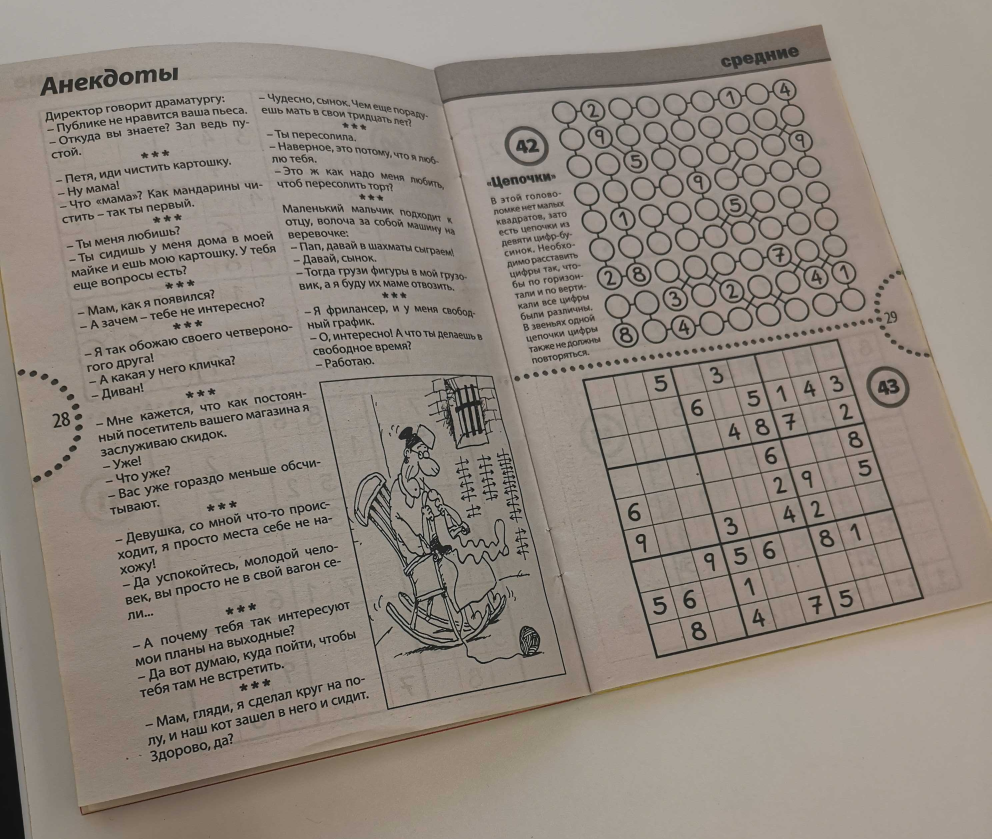
#> input picture Homework_2/train/train_0.jpg, 2976 x 2517 px (shown at 1/3 size); its folder holds only this picture in this run
$ jupyter execute --allow-errors HW2_handle.ipynb
#> lines starting #> are read from the running program, lines starting #| are printed output that depends on the picture; after the words box and inside, x2 and y2 are one past the last pixel; in counts of white or black regions, pixels touching at a corner belong together
# Task description
```
mask, digits = predict_image(img)

# example
digits = [
    np.array([[-1, -1, -1, -1, -1, -1, -1, -1, -1],
              [-1, -1, -1,  8,  9,  4, -1, -1, -1],
              [-1, -1, -1,  6, -1,  1, -1, -1, -1],
              [-1,  6,  5,  1, -1,  9,  7,  8, -1],
              [-1,  1, -1, -1, -1, -1, -1,  3, -1],
              [-1,  3,  9,  4, -1,  5,  6,  1, -1],
              [-1, -1, -1,  8, -1,  2, -1, -1, -1],
              [-1, -1, -1,  9,  1,  3, -1, -1, -1],
              [-1, -1, -1, -1, -1, -1, -1, -1, -1]]),
]
```

## What should we take into account
- folded pages
- some cells of the puzzle may be hidden
- May be the case when to edges are not in the image
- more than 1 puzzle in image
- some cells of sudoku can be gray-colored
- when warp puzzle, consider its orientation

[cell 1]
import joblib
from pathlib import Path
import glob
import re

import numpy as np
from numpy import logical_and as land
from numpy import logical_not as lnot
from skimage.feature import canny
from skimage.transform import rescale, ProjectiveTransform, warp
from skimage.morphology import dilation, disk
import cv2 as cv
import matplotlib.pyplot as plt

import torch
import random
import numpy as np

random.seed(0)
np.random.seed(0)
torch.manual_seed(0)
#> (this line was passed over: torch is not available in this run)
torch.cuda.manual_seed(0)
#> (this line was passed over: torch is not available in this run)
torch.backends.cudnn.deterministic = True
from torchvision import transforms

from imutils.perspective import four_point_transform
from skimage.segmentation import clear_border
import imutils

#> (the rest of this cell did not finish here and is left out)

## Global variables and functions

[cell 2]
PROJ_PATH = Path('/home/dendenmushi/projects/Intro2CV_course/Homework_2')
IMAGES_PATH = PROJ_PATH/'images'
TRAIN_PATH = PROJ_PATH/'train'
TRAIN_IMG_NAMES = glob.glob(str(TRAIN_PATH/'*.jpg'))
TRAIN_IMG_NAMES.sort(key = lambda x: re.findall('\d+', x)[-1])

SCALE = 0.33

# Find puzzle boundaries

[cell 3]
class LeNet5(torch.nn.Module):
    def __init__(self):
        super(LeNet5, self).__init__()

        self.conv1 = torch.nn.Conv2d(
            in_channels=1, out_channels=6, kernel_size=5, padding=2)
        self.act1  = torch.nn.Tanh()
        self.pool1 = torch.nn.AvgPool2d(kernel_size=2, stride=2)

        self.conv2 = torch.nn.Conv2d(
            in_channels=6, out_channels=16, kernel_size=5, padding=0)
        self.act2  = torch.nn.Tanh()
        self.pool2 = torch.nn.AvgPool2d(kernel_size=2, stride=2)

        self.fc1   = torch.nn.Linear(5 * 5 * 16, 120)
        self.act3  = torch.nn.Tanh()

        self.fc2   = torch.nn.Linear(120, 84)
        self.act4  = torch.nn.Tanh()

        self.fc3   = torch.nn.Linear(84, 10)

    # [19 lines left out: function forward, not called in this run]

#> (a cell that did not finish here is left out)

[cell 5]
def find_puzzle_mask( image: np.ndarray, debug: bool = False ):
    area_thr = 700*700
    rect_ratio_thresh = 0.7
    puzzle_areas_ratio_min = 0.7

    gray = cv.cvtColor(image, cv.COLOR_BGR2GRAY)
    blurred = cv.GaussianBlur(gray, (7, 7), 5)
    thresh = cv.adaptiveThreshold(blurred, 255,
        cv.ADAPTIVE_THRESH_MEAN_C, cv.THRESH_BINARY, 11, 2)
    thresh = cv.bitwise_not(thresh)
    open_kernel = np.ones((3,3))
    open_iters = 2

    thresh = cv.morphologyEx(thresh, cv.MORPH_OPEN, open_kernel, iterations=open_iters, borderType=cv.BORDER_CONSTANT)
    # To eliminate several contours in thick sudoku borders
    dilate_kernel = np.ones((3,3))
    dilate_iters = 5
    # thresh = cv.morphologyEx(thresh, cv.MORPH_DILATE, dilate_kernel, iterations=dilate_iters, borderType=cv.BORDER_CONSTANT)

    if debug:
        cv.namedWindow("Puzzle_Thresh", cv.WINDOW_NORMAL)
        cv.resizeWindow("Puzzle_Thresh", 600, 400)
        cv.imshow("Puzzle_Thresh", thresh)
    cnts, hierarchy = cv.findContours(thresh.copy(), cv.RETR_EXTERNAL,
        cv.CHAIN_APPROX_SIMPLE)

    cnts, hierarchy = zip(*((c, h) for c,h in zip(cnts,hierarchy[0]) if cv.contourArea(c) > area_thr))
    hierarchy = [hierarchy]

    if debug:
        det_cnts_img = image.copy()
        hulls = [cv.convexHull(c) for c in cnts]
        det_cnts_img = cv.drawContours(det_cnts_img, hulls, -1, color=(0,150,255), thickness=3)
        det_cnts_img = cv.drawContours(det_cnts_img, cnts, -1, color=(0,255,255), thickness=3)
        cv.namedWindow("detected_contours", cv.WINDOW_NORMAL)
        cv.resizeWindow("detected_contours", 600, 400)
        cv.imshow("detected_contours", det_cnts_img)

    # cnts_imu = imutils.grab_contours(cnts)
    cnts_imu = sorted(cnts, key=cv.contourArea, reverse=True)
    puzzle_cnts = []
    puzzle_mask = None

    max_puzzle_area = cv.contourArea(cnts_imu[0])
    cnts_imu = list(filter(lambda c: cv.contourArea(c)/max_puzzle_area > puzzle_areas_ratio_min, cnts_imu) )

    for c in cnts_imu:
        peri = cv.arcLength(c, True)
        hull = cv.convexHull(c)
        approx = cv.approxPolyDP(hull, 0.02 * peri, closed=True)
        if len(approx) > 8:
            continue

        rect = cv.minAreaRect(c)
        center, dims, angle = rect
        box = cv.boxPoints(rect)
        box = np.int0(box)
        if min(dims)/max(dims) < rect_ratio_thresh:
            continue

        puzzle_cnts.append(hull)

    if debug:
        if len(puzzle_cnts) > 0:
            output = image.copy()
            cv.namedWindow("puzzle_outline", cv.WINDOW_NORMAL)
            cv.resizeWindow("puzzle_outline", 600, 400)
            cv.drawContours(output, puzzle_cnts, -1, (0, 255, 0), 2)
            cv.imshow("puzzle_outline", output)
        else:
            print('I have not found puzzle contour!')

    if len(puzzle_cnts) == 0 :
        return puzzle_mask, puzzle_cnts

    puzzle_mask = np.zeros_like(thresh)
    puzzle_mask = cv.fillPoly(puzzle_mask, puzzle_cnts, 255)


    # puzzle = four_point_transform(image, puzzle_cnts.reshape(4, 2))
    # warped = four_point_transform(gray, puzzle_cnts.reshape(4, 2))

    if debug:
        cv.namedWindow("puzzle_mask", cv.WINDOW_NORMAL)
        cv.resizeWindow("puzzle_mask", 600, 400)
        cv.imshow("puzzle_mask", puzzle_mask/255)
    # return a 2-tuple of puzzle in both RGB and grayscale
    return puzzle_mask/255, puzzle_cnts


# [20 lines left out: function warp_puzzles_denis, not called in this run]


def warp_puzzles( puzzle_contours, img_orig):

    warped_imgs = []

    for c in puzzle_contours:
        rect = cv.minAreaRect(c)

        box = cv.boxPoints(rect)
        box = np.int0(box)
        perimeter = cv.arcLength(c, True)
        epsilon = 0.01 * perimeter
        approx = cv.approxPolyDP(c,epsilon,True)
        if approx.shape[0] == 4:
            box = approx.reshape(4,-1)
        rect = np.zeros((4, 2), dtype = "float32")
        s = box.sum(axis = 1)
        rect[0] = box[np.argmin(s)]
        rect[2] = box[np.argmax(s)]
        diff = np.diff(box, axis = 1)
        rect[1] = box[np.argmin(diff)]
        rect[3] = box[np.argmax(diff)]
        (tl, tr, br, bl) = rect
        widthA = np.sqrt(((br[0] - bl[0]) ** 2) + ((br[1] - bl[1]) ** 2))
        widthB = np.sqrt(((tr[0] - tl[0]) ** 2) + ((tr[1] - tl[1]) ** 2))
        maxWidth = max(int(widthA), int(widthB))
        heightA = np.sqrt(((tr[0] - br[0]) ** 2) + ((tr[1] - br[1]) ** 2))
        heightB = np.sqrt(((tl[0] - bl[0]) ** 2) + ((tl[1] - bl[1]) ** 2))
        maxHeight = max(int(heightA), int(heightB))
        dst = np.array([[0, 0],[maxWidth - 1, 0],[maxWidth - 1, maxHeight - 1],[0, maxHeight - 1]], dtype = "float32")
        M = cv.getPerspectiveTransform(rect, dst)
        warped = cv.warpPerspective(img_orig, M, (maxWidth, maxHeight))
        warped_imgs.append(warped)

    return warped_imgs

def find_puzzle( img, debug=False ):
    puzzle_mask, puzzle_cnts = find_puzzle_mask(img, debug)
    return puzzle_mask, warp_puzzles( puzzle_cnts, img)


def find_cells(img, debug=False):
    """
    Find the cells of a sudoku grid
    """
    img_area = img.shape[0] * img.shape[1]

    contours, _ = cv.findContours(img, cv.RETR_TREE, cv.CHAIN_APPROX_SIMPLE)

    # Array containing the cropped cell image and its position in the grid
    cells = []
    for c in contours:
        area = cv.contourArea(c)

        # Approximate the contour in order to determine whether the contour is a quadrilateral
        peri = cv.arcLength(c, True)
        approx = cv.approxPolyDP(c, 0.017 * peri, True)

        # We are looking for a contour of a specific area in relation to the grid size
        # and that is roughly quadrilateral
        # We filter for areas that are too small or too large in relation to the whole image
        if area / img_area > 0.0001 and area / img_area < 0.02 and len(approx) == 4:
            # Using masking, we crop the cell into its own 28 by 28 pixel image
            mask = np.zeros_like(img)
            cv.drawContours(mask, [c], -1, 255, -1)

            (y, x) = np.where(mask == 255)

            (top_y, top_x) = (np.min(y), np.min(x))
            (bottom_y, bottom_x) = (np.max(y), np.max(x))
            cell = img[top_y : bottom_y + 1, top_x : bottom_x + 1]

            cell = cell.copy()
            cell = cv.resize(cell, (28, 28))

            # We also find the centroid of the cell in relation
            # to the grid
            M = cv.moments(c)
            cX = int(M["m10"] / M["m00"])
            cY = int(M["m01"] / M["m00"])

            cells.append(({"img": cell, "pos": (cX, cY)}))

    return cells


def find_cells_manual( warped_gray, debug=False ):
    assert len(warped_gray.shape) == 2

    h,w = warped_gray.shape
    h_cell = int(h / 9)
    w_cell = int(w / 9)
    win = 10
    print(h_cell, w_cell)
    cells = []
    for i in range(9):
        cells.append([])
        for j in range(9):
            begin = [h_cell*i, w_cell*j]
            end = [h_cell*(i+1), w_cell*(j+1)]
            cell_img = warped_gray[begin[0]+win:end[0]-win, begin[1]+win:end[1]-win].copy()
            cells[i].append(cell_img)

    return cells


def find_cells_digits(cells):
    model = LeNet5()
    model = model.to(device)
    model.load_state_dict(torch.load('mnist_net.pt', map_location=torch.device('cpu')))
    pred_thresh = 22
    empty_thr = 140
    non_empty_area_thr = 0.12

    digit_cells = np.full((9,9), -1)
    pred_vals = np.zeros((9,9))
    for i in range(9):
        for j in range(9):
            input = cv.bitwise_not(cells[i][j])
            h,w = input.shape
            area = len(np.where(cv.threshold(input, empty_thr, 255, cv.THRESH_BINARY)[1] > empty_thr)[0])/(h*w)
            # area = (cv.adaptiveThreshold(input, 255, cv.ADAPTIVE_THRESH_MEAN_C, cv.THRESH_BINARY, 11, 2).sum()/255)/(h*w)
            input = cv.resize(input, (28,28))
            input = cv.normalize(input, input, 0, 255, cv.NORM_MINMAX)

            input = trans(input)
            pred = model.forward(input[np.newaxis,...])
            maximum = pred.max()
            dig = np.where(pred == maximum)[1][0]
            if area > non_empty_area_thr :
                digit_cells[i,j] = dig
            # pred_vals[i,j] = maximum
            pred_vals[i,j] = str(round(area, 2))
    print(pred_vals.mean())
    return digit_cells, pred_vals

[cell 6]
PROJ_PATH / 'amogus'

[cell 7]
TRAIN_IMG_NAMES

[cell 8]
img = cv.imread(str(TRAIN_IMG_NAMES[0]))
#> img is the input picture: shape (2517, 2976, 3); mean B, G, R 126.5, 135.2, 144.3

[cell 9]
np.full((3,3), -1)

[cell 10]
fig, ax = plt.subplots()

ax.imshow(img);

[cell 11]
fig,ax = plt.subplots(3,3, figsize=(20,20))
for i, fname in enumerate(TRAIN_IMG_NAMES):
    img = cv.imread(fname)
    puzzle, _ = find_puzzle(img)
#> in find_puzzle_mask, `thresh = cv.adaptiveThreshold(blurred, 255, cv.ADAPTIVE_THRESH_MEAN_C,..`:
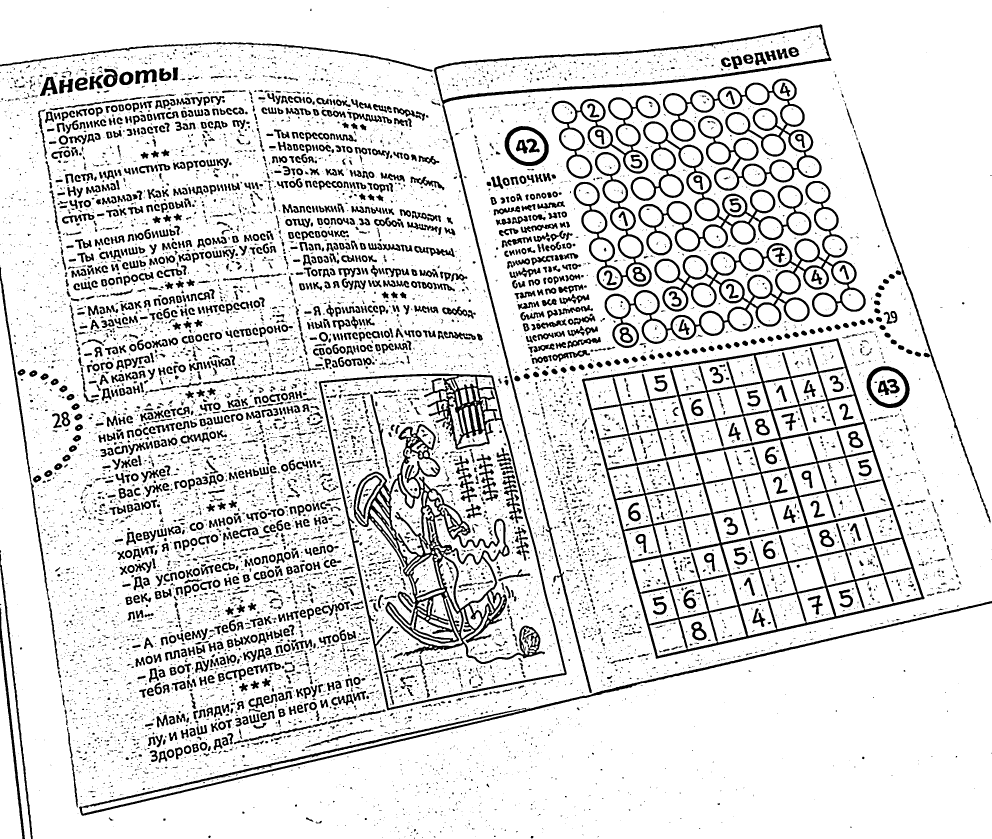
#> thresh: shape (2517, 2976) (shown at 1/3 size); 86.3% white; 13119 black regions (9435 under 20 px), largest, box (x1, y1, x2, y2) and area: (1745, 1015, 2774, 1977) 102079, (1061, 1272, 1635, 1992) 59990, (1814, 543, 2597, 1044) 43001
#> in find_puzzle_mask, `cnts, hierarchy = cv.findContours(thresh.copy(), cv.RETR_EXTERNAL, cv...`: cnts = 3516 contours, 335 with area under 20; largest, box (x1, y1, x2, y2) and area: (1746, 1015, 2773, 1976) 670700, (957, 1121, 1700, 2131) 515076, (1814, 715, 2460, 1044) 50100, (1721, 456, 1955, 871) 39634, (2094, 347, 2465, 572) 29404
#> in find_puzzle_mask, `cnts, hierarchy = zip(*((c, h) for c,h in zip(cnts,hierarchy[0]) if cv..`: cnts = 2 contours; box (x1, y1, x2, y2) and area: (1746, 1015, 2773, 1976) 670700, (957, 1121, 1700, 2131) 515076
#> in find_puzzle_mask, `cnts_imu = sorted(cnts, key=cv.contourArea, reverse=True)`: cnts_imu has the same summary as cnts
#> in find_puzzle_mask, `max_puzzle_area = cv.contourArea(cnts_imu[0])`: max_puzzle_area = 670700.5
#> the loop in find_puzzle_mask, `for c in cnts_imu:` made 2 passes
#> (peri, approx, center, dims, angle, box) on passes 1 to 2: (3513.3, [[2513, 1015], [2772, 1796], [1968, 1975], [1746, 1138]], (2258.9, 1466.7), (828.8, 897.7), -14.65, [[1971, 2005], [1744, 1137], [2546, 927], [2773, 1796]]), (3172.7, [[1475, 1126], [1699, 2022], [1162, 2130], [957, 1145]], (1327.7, 1584), (549.7, 1012.8), -11.81, [[1162, 2135], [955, 1144], [1493, 1032], [1700, 2023]])
#> after the loop in find_puzzle_mask, `for c in cnts_imu:`: puzzle_cnts = 1 contour; box (x1, y1, x2, y2) and area: (1746, 1015, 2773, 1976) 676352
#> in find_puzzle_mask, `puzzle_mask = cv.fillPoly(puzzle_mask, puzzle_cnts, 255)`:
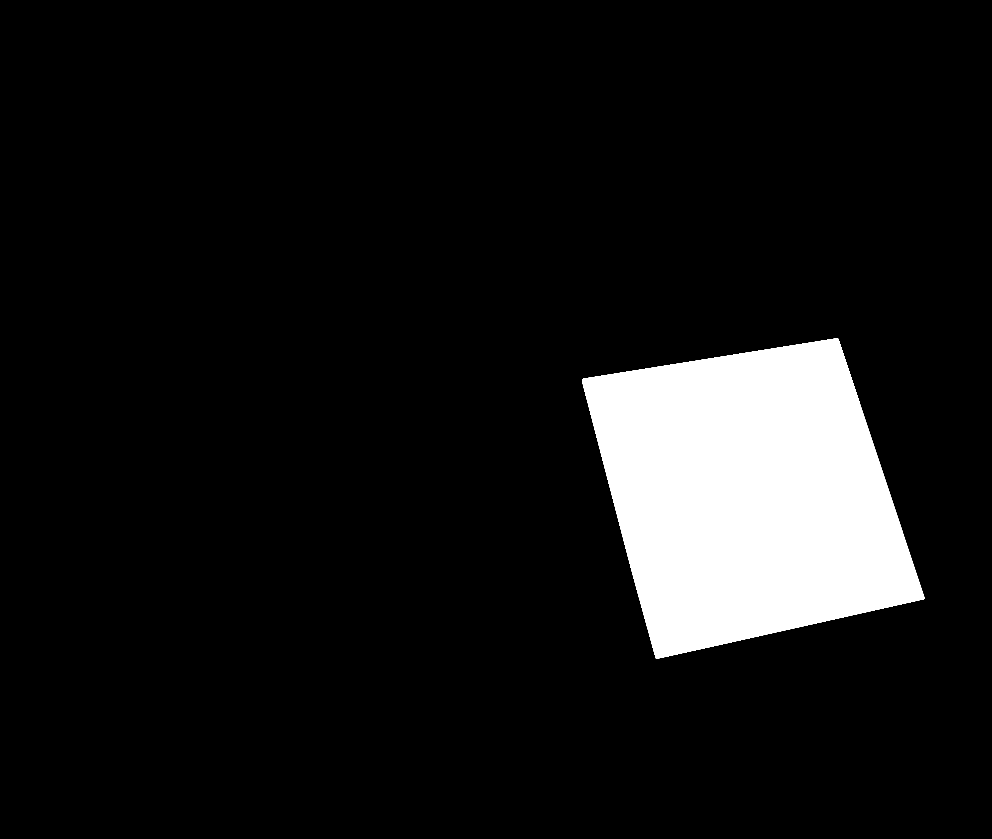
#> puzzle_mask: shape (2517, 2976) (shown at 1/3 size); 9.1% white; 1 white region, box (x1, y1, x2, y2) and area: (1746, 1015, 2773, 1976) 677951
#> the loop in warp_puzzles, `for c in puzzle_contours:` made 1 pass
#> (perimeter, epsilon, approx, s, diff, widthA, widthB) on pass 1: (3290.6, 32.91, [[2513, 1015], [2772, 1796], [1968, 1975], [1746, 1138]], [3528, 4568, 3943, 2884], [-1498, -976, 7, -608], 823.7, 776.8)
#> pass 1, in warp_puzzles, `warped = cv.warpPerspective(img_orig, M, (maxWidth, maxHeight))`:
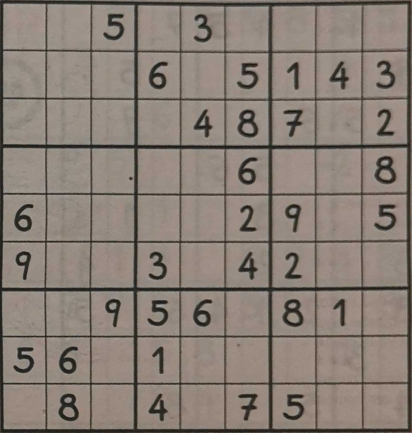
#> warped: shape (865, 823, 3) (shown at 1/2 size); mean B, G, R 117.1, 125.7, 136.6
#> after the loop in warp_puzzles, `for c in puzzle_contours:`: warped_imgs = 1 item
    ax[i//3,i%3].imshow(puzzle);

[cell 12]
img = cv.imread(str(TRAIN_IMG_NAMES[0]))
puzzle, warped = find_puzzle(img, debug=False)
#> in find_puzzle_mask (call 2), `cnts, hierarchy = cv.findContours(thresh.copy(), cv.RETR_EXTERNAL, cv...`: cnts = 3516 contours, 335 with area under 20; largest, box (x1, y1, x2, y2) and area: (1746, 1015, 2773, 1976) 670700, (957, 1121, 1700, 2131) 515076, (1814, 715, 2460, 1044) 50100, (1721, 456, 1955, 871) 39634, (2094, 347, 2465, 572) 29404
#> in find_puzzle_mask (call 2), `cnts, hierarchy = zip(*((c, h) for c,h in zip(cnts,hierarchy[0]) if cv..`: cnts = 2 contours; box (x1, y1, x2, y2) and area: (1746, 1015, 2773, 1976) 670700, (957, 1121, 1700, 2131) 515076
#> the loop in find_puzzle_mask (call 2), `for c in cnts_imu:` made 2 passes
#> the loop in warp_puzzles (call 2), `for c in puzzle_contours:` made 1 pass
#> warped = 1 item

puzzle_cell = find_cells(cv.cvtColor(warped[0], cv.COLOR_BGR2GRAY))
#> in find_cells, `contours, _ = cv.findContours(img, cv.RETR_TREE, cv.CHAIN_APPROX_SIMPLE)`: contours = [[[0, 0], [0, 864], [822, 864], [822, 0]]]
#> the loop in find_cells, `for c in contours:` made 1 pass
#> (area, peri, approx) on pass 1: (710208, 3372, [[0, 0], [0, 864], [822, 864], [822, 0]])
#> after the loop in find_cells, `for c in contours:`: cells = []
#> puzzle_cell = []

[cell 13]
puzzle_cell

[cell 14]
plt.imshow(warped[0]);

[cell 15]
puzzle_cells = find_cells_manual(cv.cvtColor(warped[0], cv.COLOR_BGR2GRAY))
#| 96 91
#> after the loop in find_cells_manual, `for i in range(9):`: cells = 9 items
#> puzzle_cells = 9 items

[cell 16]
plt.imshow(puzzle_cells[1][3], cmap='gray')

[cell 17]
plt.imshow(puzzle_cells[1][4], cmap='gray')

[cell 18]
puzzle_cells[2][2].shape

#> (a cell that did not finish here is left out)

[cell 20]
# input = puzzle_cells[4][6][np.newaxis,...]
input = cv.bitwise_not(puzzle_cells[0][0])
input = cv.resize(input, (28,28))
#> input: shape (28, 28)
input = cv.normalize(input, input, 0, 255, cv.NORM_MINMAX)
print(input.max(), input.min())
#| 255 0

#> (a cell that did not finish here is left out)

[cell 22]
print(input.shape)
#| (28, 28)
#> (the rest of this cell did not finish here and is left out)

#> (a cell that did not finish here is left out)

#> (a cell that did not finish here is left out)

#> (a cell that did not finish here is left out)

#> (a cell that did not finish here is left out)

[cell 27]
aa = np.ones((3,3,3))*255
len(np.where( aa == 255)[0])

[cell 28]
plt.imshow(puzzle_cells[0][0], cmap='gray')
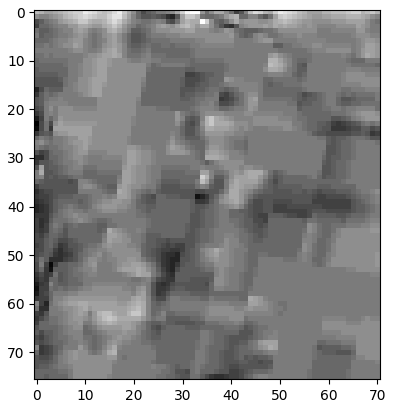
#> figure drawn by matplotlib, 1 panel
